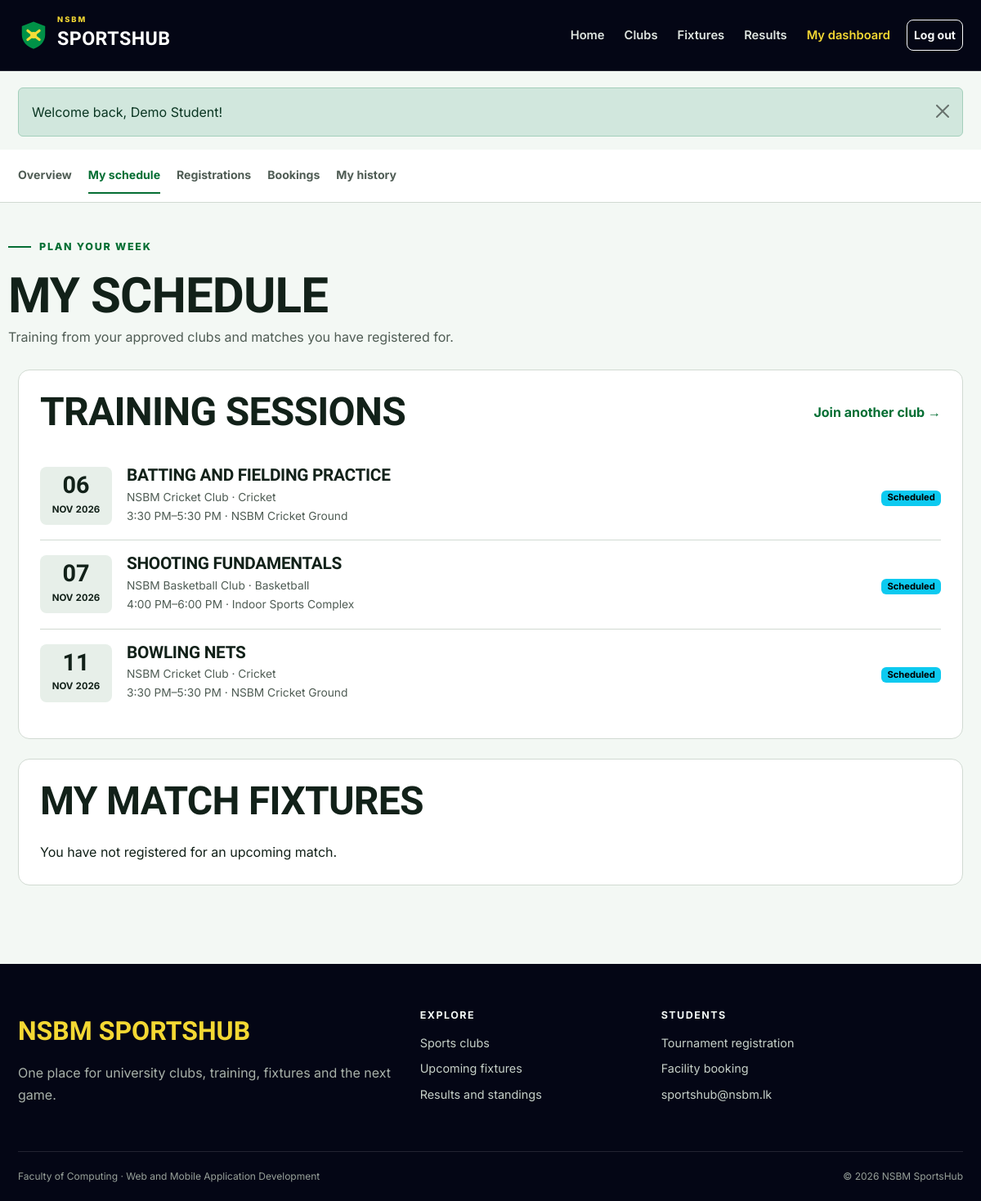
/student/calendar.php (signed in), run on the app's committed database.
### tables this page shows
CREATE TABLE training_sessions (
    id INT UNSIGNED AUTO_INCREMENT PRIMARY KEY,
    club_id INT UNSIGNED NOT NULL,
    title VARCHAR(120) NOT NULL,
    session_date DATE NOT NULL,
    start_time TIME NOT NULL,
    end_time TIME NOT NULL,
    venue VARCHAR(120) NOT NULL,
    created_at TIMESTAMP DEFAULT CURRENT_TIMESTAMP,
    FOREIGN KEY (club_id) REFERENCES clubs(id) ON DELETE CASCADE
);

CREATE TABLE clubs (
    id INT UNSIGNED AUTO_INCREMENT PRIMARY KEY,
    name VARCHAR(100) NOT NULL UNIQUE,
    sport VARCHAR(80) NOT NULL,
    description TEXT NOT NULL,
    coach_name VARCHAR(100) NOT NULL,
    meeting_day VARCHAR(20) NOT NULL,
    location VARCHAR(120) NOT NULL,
    max_members SMALLINT UNSIGNED NOT NULL DEFAULT 30,
    status ENUM('active', 'inactive') NOT NULL DEFAULT 'active',
    created_at TIMESTAMP DEFAULT CURRENT_TIMESTAMP
);

### includes/auth.php (called while the page is built, shortened)
<?php
function current_user()
{
    $user = fetch_one('SELECT id, student_id, full_name, email, role FROM users WHERE id = ?', [$_SESSION['user_id']]);
    return $user;
}

### student/calendar.php (the view, shortened to what this page needs)
<?php
$userId = current_user()['id'];
$sessions = fetch_all("SELECT s.*, c.name AS club_name, c.sport
    FROM training_sessions s
    JOIN clubs c ON c.id = s.club_id
    JOIN memberships m ON m.club_id = c.id
    WHERE m.user_id = ? AND m.status = 'approved' AND s.session_date >= CURDATE()
    ORDER BY s.session_date, s.start_time", [$userId]);
$matches = fetch_all("SELECT m.*, mr.preferred_team
    FROM match_registrations mr
    JOIN matches m ON m.id = mr.match_id
    WHERE mr.user_id = ? AND mr.status = 'registered' AND m.status = 'scheduled' AND m.match_datetime >= NOW()
    ORDER BY m.match_datetime", [$userId]);
include __DIR__ . '/../includes/header.php';
include __DIR__ . '/../includes/student_nav.php';
?>
<div class="container dashboard-head"><span class="section-kicker">Plan your week</span>
    <h1>My schedule</h1><p>Training from your approved clubs and matches you have registered for.</p>
</div>
<div class="container dashboard-content">
    <section class="content-panel">
        <div class="page-title-row">
            <h2>Training sessions</h2><a class="link-arrow" href="<?= e(url('clubs.php')) ?>">Join another club</a>
        </div><?php if ($sessions): ?>
            <ul class="schedule-list"><?php foreach ($sessions as $session): ?>
                    <li class="schedule-item">
                        <div class="date-block"><strong><?= format_date($session['session_date'], 'd') ?></strong><span><?= format_date($session['session_date'], 'M Y') ?></span>
                        </div>
                        <div>
                            <h3><?= e($session['title']) ?></h3>
                            <p><?= e($session['club_name']) ?> · <?= e($session['sport']) ?></p>
                            <p><?= format_time($session['start_time']) ?>–<?= format_time($session['end_time']) ?> · <?= e($session['venue']) ?></p>
                        </div><span><?= status_badge('scheduled') ?></span>
                </li><?php endforeach; ?>
        </ul><?php else: ?>
            <div class="empty-state">
                <h3>No training scheduled</h3><p>Sessions appear here after your club membership is approved.</p>
        </div><?php endif; ?>
    </section>
    <section class="content-panel">
        <h2 class="mb-4">My match fixtures</h2><?php if ($matches): ?>
            <div class="table-responsive">
                <table class="table">
                    <thead>
                        <tr>
                            <th>Date</th>
                            <th>Match</th>
                            <th>Preferred team</th>
                            <th>Venue</th>
                        </tr>
                    </thead>
                    <tbody>
                        <?php foreach ($matches as $match): ?>
                            <tr>
                                <td><?= format_date($match['match_datetime']) ?><br><small><?= format_time($match['match_datetime']) ?></small></td>
                                <td><strong><?= e($match['home_team']) ?> vs <?= e($match['away_team']) ?></strong><br><small><?= e($match['sport']) ?></small></td>
                                <td><?= e($match[$match['preferred_team'] . '_team']) ?></td>
                                <td><?= e($match['venue']) ?></td>
                        </tr><?php endforeach; ?>
                    </tbody>
                </table>
        </div><?php else: ?><p class="mb-0">You have not registered for an upcoming match.</p><?php endif; ?>
    </section>
</div>
<?php include __DIR__ . '/../includes/footer.php'; ?>

### includes/functions.php (shortened to what this page needs)
<?php
function e($value)
{
    return htmlspecialchars($value ?? '', ENT_QUOTES);
}
function url($path = '')
{
    return BASE_PATH . '/' . ltrim($path, '/');
}
function run_query($sql, $params = [])
{
    global $connection;
    $statement = mysqli_prepare($connection, $sql);
    if (count($params) > 0) {
        $types = str_repeat('s', count($params));
        mysqli_stmt_bind_param($statement, $types, ...$params);
    }
    if (!mysqli_stmt_execute($statement)) {
        die('SQL error: ' . mysqli_stmt_error($statement));
    }
    return $statement;
}
function fetch_all($sql, $params = [])
{
    $statement = run_query($sql, $params);
    $result = mysqli_stmt_get_result($statement);
    return mysqli_fetch_all($result, MYSQLI_ASSOC);
}
function fetch_one($sql, $params = [])
{
    $rows = fetch_all($sql, $params);
    if (count($rows) > 0) {
        return $rows[0];
    }
    return false;
}
function format_date($date, $format = 'd M Y')
{
    if ($date) {
        return date($format, strtotime($date));
    }
    return 'Not set';
}
function format_time($time)
{
    if ($time) {
        return date('g:i A', strtotime($time));
    }
    return 'Not set';
}
function status_badge($status)
{
    $classes = [
        'approved' => 'success',
        'active' => 'success',
        'completed' => 'success',
        'registered' => 'success',
        'ongoing' => 'info',
        'scheduled' => 'info',
        'pending' => 'warning',
        'upcoming' => 'warning',
        'rejected' => 'danger',
        'cancelled' => 'danger',
        'maintenance' => 'danger',
        'inactive' => 'secondary',
        'withdrawn' => 'secondary',
    ];
    $class = $classes[$status] ?? 'secondary';
    return '<span class="badge text-bg-' . $class . '">' . e(ucfirst($status)) . '</span>';
}

### assets/css/style.css (style rules this page uses)
:root { --navy-950: #040615; --navy-900: #0d1023; --navy-800: #191d34; --green-600: #0a8842; --green-700: #046e33; --green-800: #055728; --yellow-400: #f4d833; --paper-50: #f3f8f4; --paper-100: #e7efe9; --ink-900: #122119; --ink-600: #4f5c54; --page-bg: var(--paper-50); --page-text: var(--ink-900); --muted-text: var(--ink-600); --brand: var(--green-700); --brand-hover: var(--green-800); --highlight: var(--yellow-400); --dark-surface: var(--navy-950); --line: #d1dad2; --radius-sm: 8px; --radius-md: 14px; --radius-lg: 22px; --shadow: 0 12px 32px rgba(11, 26, 18, 0.08); }
* { box-sizing: border-box; }
html { scroll-behavior: smooth; }
body { min-height: 100dvh; margin: 0; background: var(--page-bg); color: var(--page-text); font-family: "Inter", sans-serif; font-size: 16px; line-height: 1.65; }
a { color: var(--brand); text-underline-offset: 3px; }
button, a, input, select, textarea { transition: color 180ms ease-out, background-color 180ms ease-out, border-color 180ms ease-out, transform 180ms ease-out; }
h1, h2, h3, h4, .display-font { font-family: "Barlow Condensed", sans-serif; font-weight: 700; line-height: 1.05; letter-spacing: -0.015em; }
h1 { font-size: clamp(2.5rem, 6vw, 4.8rem); }
h2 { font-size: clamp(2rem, 4vw, 3rem); }
h3 { font-size: 1.55rem; }
p { max-width: 72ch; }
.container { max-width: 1180px; }
.link-arrow { font-weight: 700; text-decoration: none; }
.link-arrow::after { content: " →"; }
.hero-kicker, .section-kicker { display: inline-flex; align-items: center; gap: 10px; margin-bottom: 18px; color: var(--brand); font-size: 0.78rem; font-weight: 800; letter-spacing: 0.14em; text-transform: uppercase; }
.hero-kicker::before, .section-kicker::before { content: ""; width: 28px; height: 2px; background: currentColor; }
.page-title-row { display: flex; flex-wrap: wrap; justify-content: space-between; align-items: center; gap: 16px; margin-bottom: 24px; }
.page-title-row h1, .page-title-row h2 { margin: 0; }
.content-panel { padding: 26px; margin-bottom: 24px; background: #fff; border: 1px solid var(--line); border-radius: var(--radius-md); }
.content-panel h2, .content-panel h3 { text-transform: uppercase; }
.dashboard-head { padding: 36px 0 26px; }
.dashboard-head h1 { margin: 0; font-size: clamp(2.5rem, 5vw, 3.8rem); text-transform: uppercase; }
.dashboard-head p { margin: 6px 0 0; color: var(--muted-text); }
.dashboard-content { padding-bottom: 72px; }
.schedule-list { list-style: none; margin: 0; padding: 0; }
.schedule-item { display: grid; grid-template-columns: 88px 1fr auto; gap: 18px; align-items: center; padding: 18px 0; border-bottom: 1px solid var(--line); }
.schedule-item:last-child { border-bottom: 0; }
.date-block { text-align: center; padding: 8px; background: var(--paper-100); border-radius: var(--radius-sm); font-variant-numeric: tabular-nums; }
.date-block strong { display: block; font-family: "Barlow Condensed", sans-serif; font-size: 1.8rem; line-height: 1; }
.date-block span { font-size: 0.72rem; font-weight: 700; text-transform: uppercase; }
.schedule-item h3 { margin: 0 0 4px; font-size: 1.3rem; }
.schedule-item p { margin: 0; color: var(--muted-text); font-size: 0.86rem; }
.badge { font-size: 0.7rem; }

### data on the page
training_sessions: session_date "06", session_date "NOV 2026", title "BATTING AND FIELDING PRACTICE", club.name "NSBM Cricket Club", club.sport "Cricket", start_time "3:30 PM", end_time "5:30 PM", venue "NSBM Cricket Ground"
training_sessions: session_date "07", session_date "NOV 2026", title "SHOOTING FUNDAMENTALS", club.name "NSBM Basketball Club", club.sport "Basketball", start_time "4:00 PM", end_time "6:00 PM", venue "Indoor Sports Complex"
training_sessions: session_date "11", session_date "NOV 2026", title "BOWLING NETS", club.name "NSBM Cricket Club", club.sport "Cricket", start_time "3:30 PM", end_time "5:30 PM", venue "NSBM Cricket Ground"

### other printed values
$message['message'] "Welcome back, Demo Student!"
